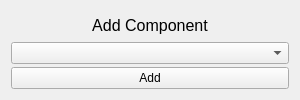
<?xml version="1.0" encoding="UTF-8"?>
<ui version="4.0">
 <class>AddComponentWidget</class>
 <widget class="QWidget" name="AddComponentWidget">
  <property name="geometry">
   <rect>
    <x>0</x>
    <y>0</y>
    <width>300</width>
    <height>100</height>
   </rect>
  </property>
  <property name="windowTitle">
   <string>Form</string>
  </property>
  <layout class="QVBoxLayout" name="verticalLayout_2">
   <item>
    <layout class="QVBoxLayout" name="verticalLayout">
     <property name="spacing">
      <number>3</number>
     </property>
     <property name="sizeConstraint">
      <enum>QLayout::SetDefaultConstraint</enum>
     </property>
     <item>
      <widget class="QLabel" name="label">
       <property name="font">
        <font>
         <pointsize>12</pointsize>
        </font>
       </property>
       <property name="layoutDirection">
        <enum>Qt::LeftToRight</enum>
       </property>
       <property name="text">
        <string>Add Component</string>
       </property>
       <property name="alignment">
        <set>Qt::AlignCenter</set>
       </property>
      </widget>
     </item>
     <item>
      <widget class="QComboBox" name="componentBox"/>
     </item>
     <item>
      <widget class="QPushButton" name="addButton">
       <property name="text">
        <string>Add</string>
       </property>
      </widget>
     </item>
    </layout>
   </item>
  </layout>
 </widget>
 <resources/>
 <connections/>
</ui>
